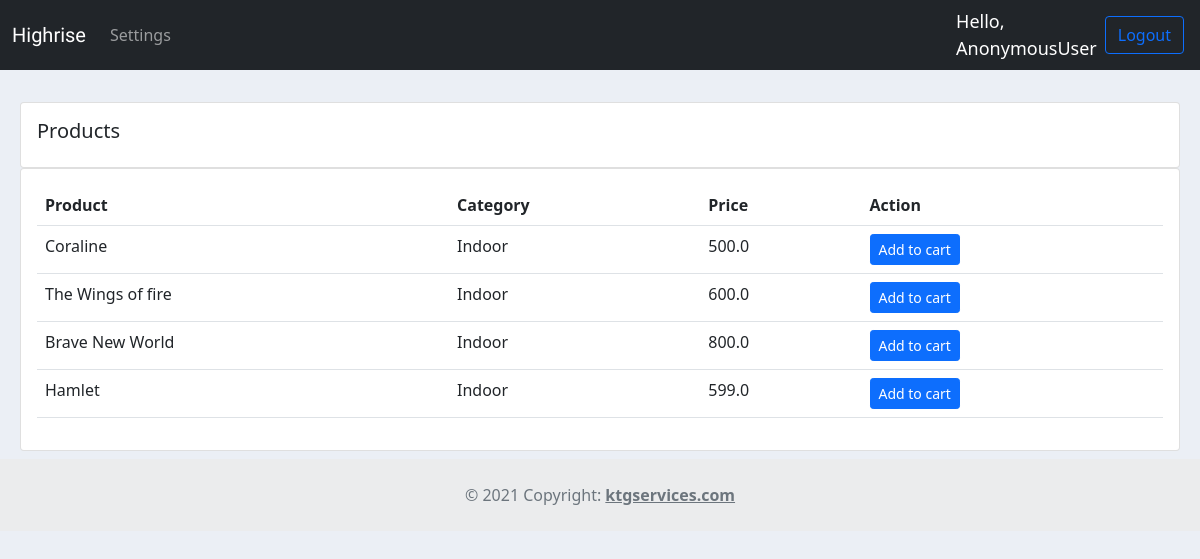
Screenshot of /products/ with the database file from the repository.
### accounts/models.py (models this page shows, shortened)
class Product(models.Model):
    CATEGORY = (
        ('Indoor', 'Indoor'),
        ('Outdoor', 'Outdoor'),
    )
    name = models.CharField(max_length=200, null=True)
    price = models.FloatField(null=True)
    category = models.CharField(max_length=200, null=True, choices=CATEGORY)
    description = models.CharField(max_length=200, null=True, blank=True)
    date_created = models.DateTimeField(auto_now_add=True, null=True)
    tags = models.ManyToManyField(Tag)

### accounts/views.py (the view)
# urls.py: path('products/', views.products, name="products"),
def products(request):
    products = Product.objects.all()
    return render(request, 'accounts/products.html', {'products': products})

### accounts/templates/accounts/products.html (shortened to what this page needs)
{% extends 'accounts/main.html' %}
{% block content %}
<br>
<div class="row m-2">
    <div class="col-md">
        <div class="card card-body">
            <h5>Products</h5>
        </div>
        <div class="card card-body">
            <table class="table">
                <tr>
                    <th>Product</th>
                    <th>Category</th>
                    <th>Price</th>
                    <th>Action</th>
                </tr>
                {% for product in products %}
                <tr>
                    <td>{{product.name}}</td>
                    <td>{{product.category}}</td>
                    <td>{{product.price}}</td>
                    <td><button class="btn btn-primary btn-sm" onclick="createOrder({{product.id}})">Add to
                            cart</button></td>
                </tr>
                {% endfor %}
            </table>
        </div>
    </div>
</div>
{% endblock content %}

### static/css/main.css (style rules this page uses)
body { background-color: #ebeff5; }

### rows the page displays
Product: name "Coraline", category "Indoor", price "500.0"
Product: name "The Wings of fire", category "Indoor", price "600.0"
Product: name "Brave New World", category "Indoor", price "800.0"
Product: name "Hamlet", category "Indoor", price "599.0"

### other values shown
{{ request.user }} "AnonymousUser"
